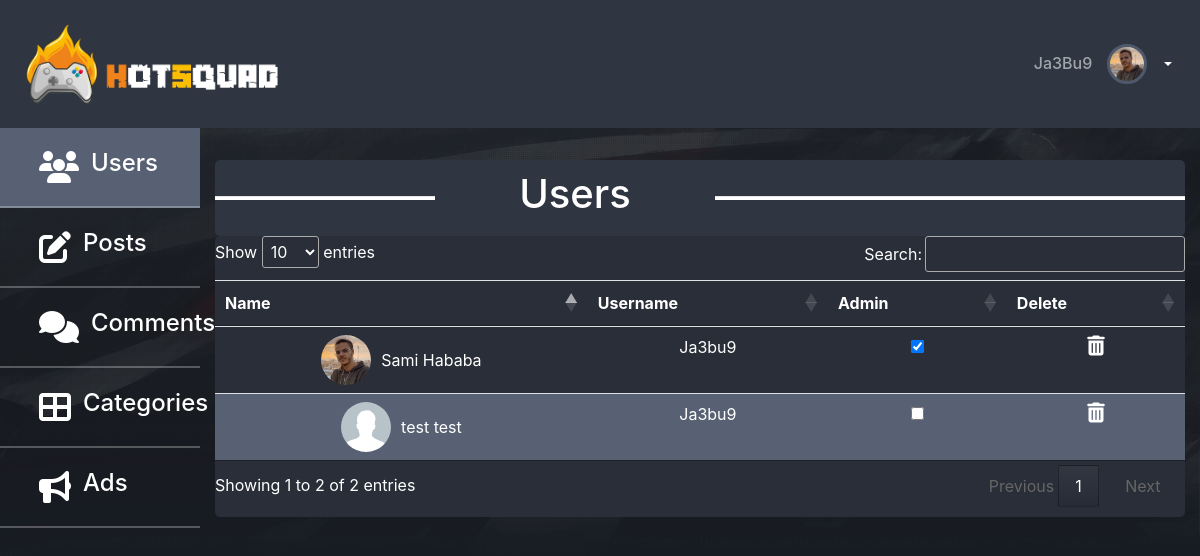
Page /backoffice user.php (signed in) on the committed database.
### tables this page shows
CREATE TABLE `user` (
  `id` int(11) NOT NULL,
  `username` varchar(255) NOT NULL,
  `password` varchar(255) NOT NULL,
  `email` varchar(255) NOT NULL,
  `date` date NOT NULL,
  `firstname` varchar(255) NOT NULL,
  `lastname` varchar(255) NOT NULL,
  `photo` varchar(255) NOT NULL,
  `role` varchar(255) NOT NULL
);

### backoffice user.php (the view, shortened to what this page needs)
<?php
require('config.php');
?>
<!DOCTYPE html>
<html lang="en">
<head>
    <link rel="stylesheet" href="https://stackpath.bootstrapcdn.com/bootstrap/4.5.0/css/bootstrap.min.css"
>
    <link rel="stylesheet" href="https://cdn.datatables.net/1.10.21/css/jquery.dataTables.min.css">
    <link rel="stylesheet" href="style/style.css">
</head>
<body >
    <div class="container-fluid logobarback d-flex justify-content-start align-items-center ">
        <a href="home.php">
            <img class="logofilrouge" src="img/logofilrouge.png" alt="logobar" >
        </a>
        <div class="d-flex justify-content-end align-items-center " style="position: absolute;right: 1rem;">
        <?php
    $sql = "SELECT * FROM user WHERE id = '{$_SESSION[ "id" ]}'";
$result = $conn->query($sql);
$user = $result->fetch_assoc();
                    ?>
<h6 style="margin: 0.3em;"><?php echo $user['username'] ?></h6>
                    <div class="userpicb" style="background-image: url('upload/user/<?php echo $user['photo'] ?>');" ></div>
                      <div class="btn-group">
                        <button type="button" style="background-color: transparent;border: none;" class="btn btn-secondary dropdown-toggle" data-toggle="dropdown" aria-haspopup="true" aria-expanded="false"></button>
                      </div>
        </div>
    </div>
    <?php
if($_SESSION['role'] == 'user'){
    echo'<div class="nobackoffice" style="display:flex">
    <h1>You are not an Admin </h1>
  </div>';
}else{ ?>
    <div class="backoffice">
    <div class="container-fluid containerback">
        <div class="row">
            <div class="col-2 backend" style="padding: 0;">
                <a href="#" class="d-flex container-fluid justify-content-start align-items-center backusers" style="background: #576173;
                ">
                    <i class='fas fa-users' ></i>
                    <h4>Users</h4>
                </a>
                <a href="backoffice posts.php" class="d-flex container-fluid justify-content-start align-items-center backposts">
                    <i class='fas fa-edit' ></i>
                    <h4>Posts</h4>
                </a>
                <a href="backoffice comments.php" class="d-flex container-fluid justify-content-start align-items-center backcomts">
                    <i class='fas fa-comments' ></i>
                    <h4>Comments</h4>
                </a>
                <a href="backoffice categories.php" class="d-flex container-fluid justify-content-start align-items-center backcats">
                    <i class='fa fa-th-large' ></i>
                    <h4>Categories</h4>
                </a>
                <a href="backoffice ads.php" class="d-flex container-fluid justify-content-start align-items-center backcats" >
                <i class='fas fa-bullhorn' ></i>
                <h4>Ads</h4>
            </a>
            </div>
            <div class="col-10";>
               <div class="bgback " style="padding-top: 10px; padding-bottom: 10px;">
                <div class="row d-flex justify-content-end align-items-center">
                    <div class="col-3 d-flex justify-content-end align-items-center">
                        <hr>
                </div>
                    <div class="col-3 d-flex justify-content-center align-items-center">
                        <h1>Users</h1>
                    </div>
                    <div class="col-6 d-flex justify-content-end align-items-center">
                            <hr>
                    </div>
                </div>
            </div>
            <div class="bg" style="padding-bottom: 10px; margin: 0;background-color: #292E38;">
                <table class="table"  id="myTable">
                    <thead>
                      <tr>
                        <th >Name</th>
                        <th >Username</th>
                        <th >Admin</th>
                        <th >Delete</th>
                      </tr>
                    </thead>
                    <tbody>
                    <?php
$sql = "SELECT * FROM user";
$result = $conn->query($sql);
while($user = $result->fetch_assoc() ) {
                    ?>
                      <tr>
                        <td class="d-flex justify-content-center align-items-center"><div class="userpic" style="background-image: url(upload/user/<?php echo $user['photo'] ?>);"></div><span><?php echo $user['firstname'].' '.  $user['lastname'] ?></span></td>
                        <td >Ja3bu9</td>
                        <td><input data-target="#report<?php echo $user['id'] ?>" data-toggle="modal" type="checkbox" <?php if($user['role'] == 'admin'){ echo'checked'; } ?>>
                        </td>
                        <td><a href="backoffice%20user.php?deluser=<?php echo $user['id'] ?>"><i class="fas fa-trash-alt"></i></a></td>
                      </tr>
<?php } ?>
                    </tbody>
                  </table>
            </div>
            </div>
        </div>
    </div>
  </div>
</body>
</html>
<?php } ?>

### style/style.css (style rules this page uses)
body { color: #a0a7ab; background-color: #181c23; margin: 0; }
.logofilrouge { width: 270px; }
.logbar .userpic, .userpicb { width: 40px; height: 40px; margin-left: 10px; margin-right: 5px; background-position: top; background-size: cover; border-radius: 50px; border: 3px solid #4F596C; }
.bg { background-color: #2F3541; width: 100%; border-radius: 5px; margin-top: 1.5em; }
.bg .catpic, .bg .userpic { width: 50px; height: 50px; background-position: top; background-size: cover; border-radius: 50px; }
input, #categ { background-color: #576173; border: none; border-radius: 5px; color: white; }
input::placeholder { color: #79879F; font-size: 18px; padding-left: 8%; }
.logobarback { background-color: #2F3541; width: 100%; height: 8em; }
.containerback { color: white; }
.containerback .backusers, .containerback .backposts, .containerback .backcomts, .containerback .backcats { height: 80px; border-bottom: 2px solid rgba(255, 255, 255, 0.265); }
.containerback i { font-size: 32px; padding-left: 2vw; }
.containerback h4 { padding-left: 12px; }
.containerback a { color: white; width: 100%; outline: none; text-decoration: none; }
.bgback { background-color: #2F3541; width: 100%; border-radius: 5px; margin-top: 2em; }
.bgback hr { background-color: white; height: 0.2em; width: 100%; margin: 0; }
.table { color: white; }
.table tbody tr:nth-child(even) { background-color: #576173; }
.table i { font-size: 20px; padding: 0; color: white; }
.table span { padding-left: 10px; }
.table td, .table th { text-align: center; }
table.dataTable tbody tr { background-color: transparent; }

### rows in the picture
user: username "Ja3Bu9", photo (picture), firstname "Sami", lastname "Hababa", role "☑"
user: photo (placeholder picture), firstname "test", lastname "test"
